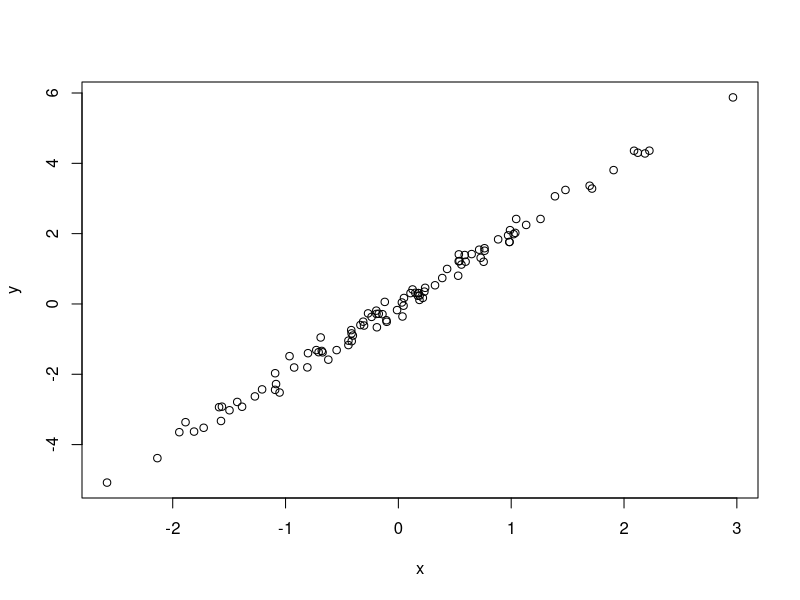

Write the R code that produced this figure.
#simulate and plot data
# Travis Roderick
# troderick@arizona.edu
#2023-02-14

# Simulate predictor variable
x<-rnorm(n=100)

# Simulate response variable with some noise
y<-2*x+rnorm(n=100,sd=0.2)
# Plot the data

plot(x=x,y=y)
